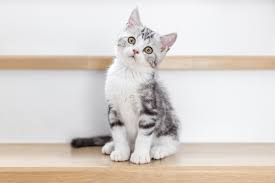
#> input picture photos/cat4.jpg, 275 x 183 px
$ jupyter execute color-spaces.ipynb
#> lines starting #> are read from the running program, lines starting #| are printed output that depends on the picture
[cell 1]
import cv2 as cv
import matplotlib.pyplot as plt

[cell 2]
img = cv.imread('photos/cat4.jpg')
#> img is the input picture: shape (183, 275, 3); mean B, G, R 207.3, 212.5, 219.2
cv.imshow('normal img' , img)

#bgr to gray
gray = cv.cvtColor(img , cv.COLOR_BGR2GRAY)
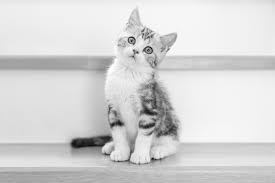
#> gray: shape (183, 275); min 9, max 255, mean 213.8
cv.imshow('gray scale' , gray)

#bgr to hsv
hsv = cv.cvtColor(img, cv.COLOR_BGR2HSV)
#> hsv: shape (183, 275, 3); mean H, S, V 74.8, 18.3, 220.5
cv.imshow('hsv scale' , hsv)

#bgr to lab
lab = cv.cvtColor(img, cv.COLOR_BGR2Lab)
#> lab: shape (183, 275, 3); mean of channels 0, 1, 2 217.7, 129.6, 131.5
cv.imshow('lab scale' , lab)

#bgr to rgb
rgb = cv.cvtColor(img, cv.COLOR_BGR2RGB)
cv.imshow('rgb scale' , rgb)

#hsv to bgr
hsv_bgr = cv.cvtColor(img , cv.COLOR_HSV2BGR)
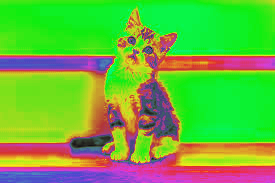
#> hsv_bgr: shape (183, 275, 3); mean B, G, R 61.3, 179.8, 106.4

cv.waitKey(0)

$ run again, with photos/cat2.jpg copied over photos/cat4.jpg
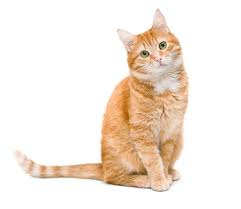
#> input picture photos/cat2.jpg, 241 x 209 px
#> img is the input picture: shape (209, 241, 3); mean B, G, R 224.5, 234.4, 245.3
#> `gray = cv.cvtColor(img , cv.COLOR_BGR2GRAY)`:
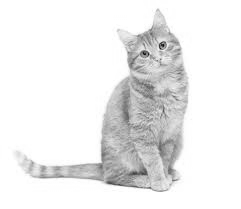
#> gray: shape (209, 241); min 9, max 255, mean 236.5
#> hsv: shape (209, 241, 3); mean H, S, V 10.5, 25, 245.4
#> lab: shape (209, 241, 3); mean of channels 0, 1, 2 238.2, 130.8, 134.6
#> `hsv_bgr = cv.cvtColor(img , cv.COLOR_HSV2BGR)`:
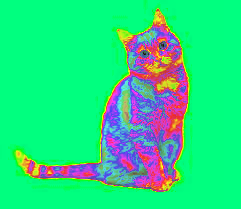
#> hsv_bgr: shape (209, 241, 3); mean B, G, R 131.4, 218.3, 40.7

$ run again, with photos/cat3.jpg copied over photos/cat4.jpg
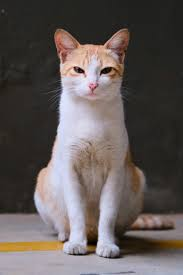
#> input picture photos/cat3.jpg, 183 x 275 px
#> img is the input picture: shape (275, 183, 3); mean B, G, R 87.2, 88.9, 96.6
#> `gray = cv.cvtColor(img , cv.COLOR_BGR2GRAY)`:
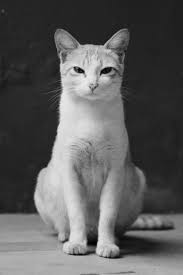
#> gray: shape (275, 183); min 0, max 238, mean 91
#> hsv: shape (275, 183, 3); mean H, S, V 51.5, 40.6, 99.1
#> lab: shape (275, 183, 3); mean of channels 0, 1, 2 94.4, 130.9, 130.5
#> `hsv_bgr = cv.cvtColor(img , cv.COLOR_HSV2BGR)`:
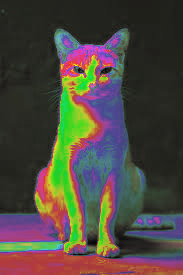
#> hsv_bgr: shape (275, 183, 3); mean B, G, R 63.1, 71.1, 77.1

$ run again, with photos/cat5.jpg copied over photos/cat4.jpg
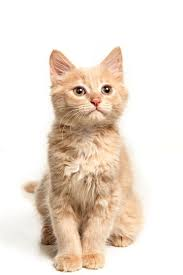
#> input picture photos/cat5.jpg, 183 x 275 px
#> img is the input picture: shape (275, 183, 3); mean B, G, R 213.7, 225.4, 237.8
#> `gray = cv.cvtColor(img , cv.COLOR_BGR2GRAY)`:
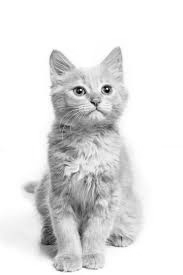
#> gray: shape (275, 183); min 5, max 255, mean 227.8
#> hsv: shape (275, 183, 3); mean H, S, V 11, 30.6, 237.8
#> lab: shape (275, 183, 3); mean of channels 0, 1, 2 230, 130.8, 135.7
#> `hsv_bgr = cv.cvtColor(img , cv.COLOR_HSV2BGR)`:
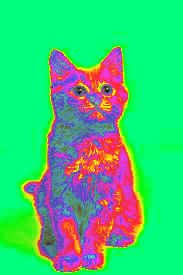
#> hsv_bgr: shape (275, 183, 3); mean B, G, R 120, 196.9, 64.4
